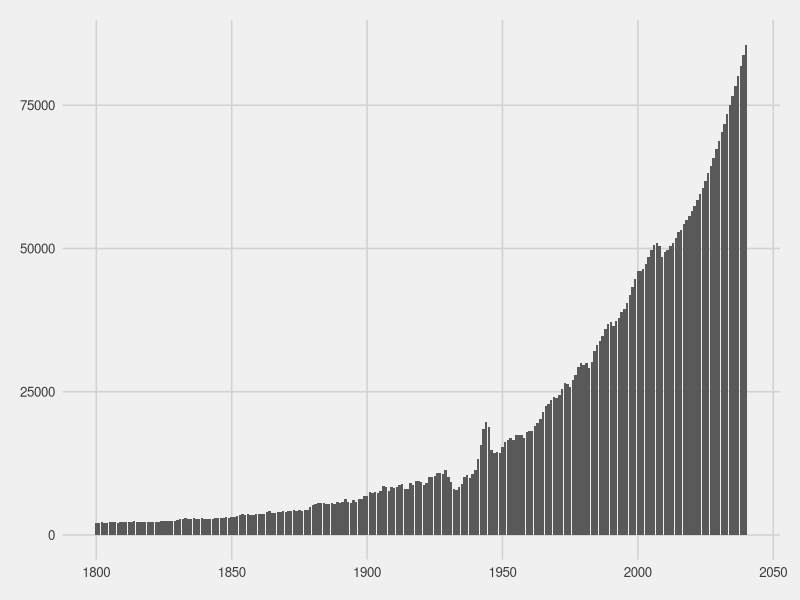
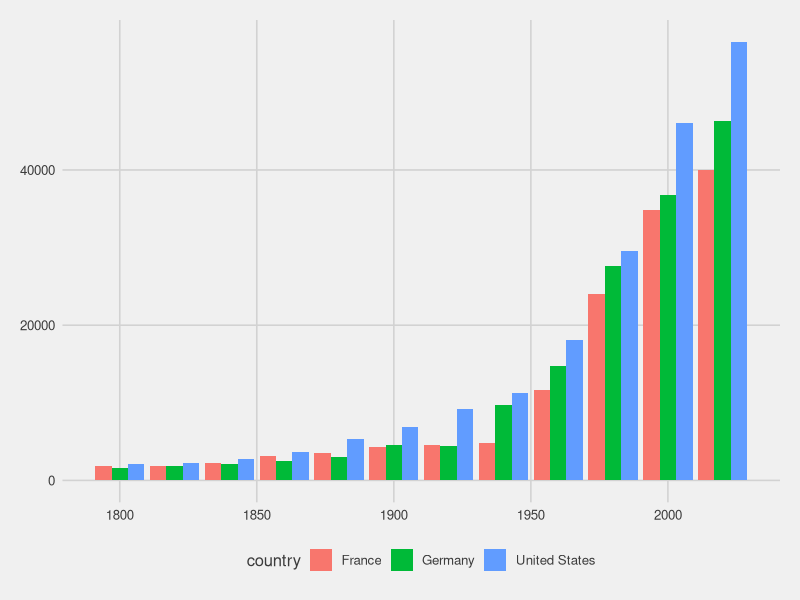
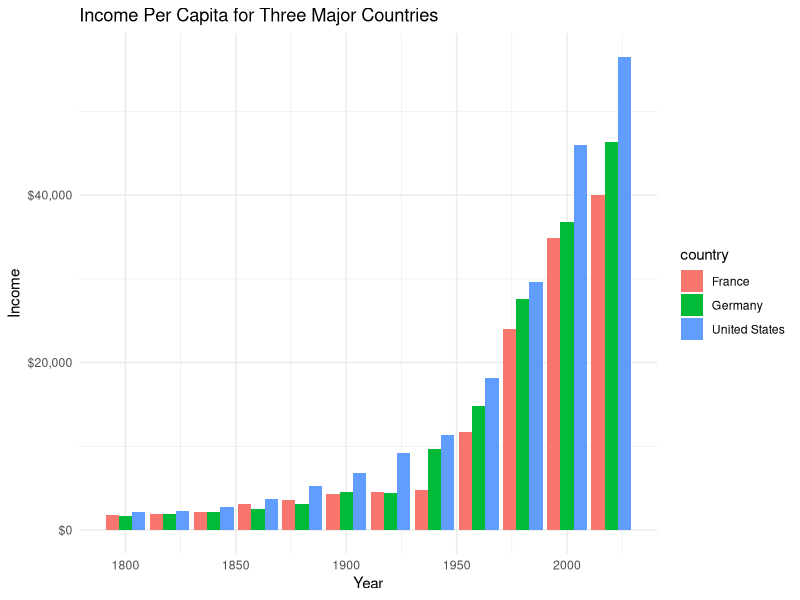
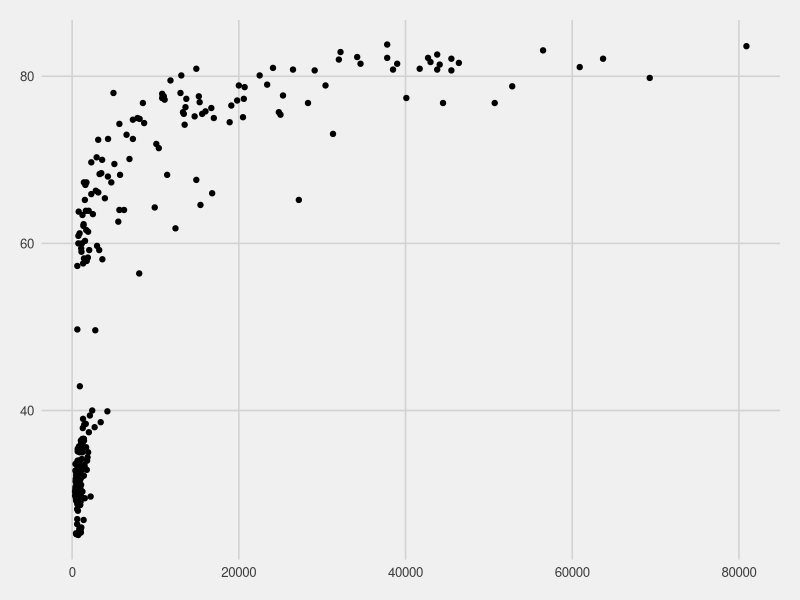
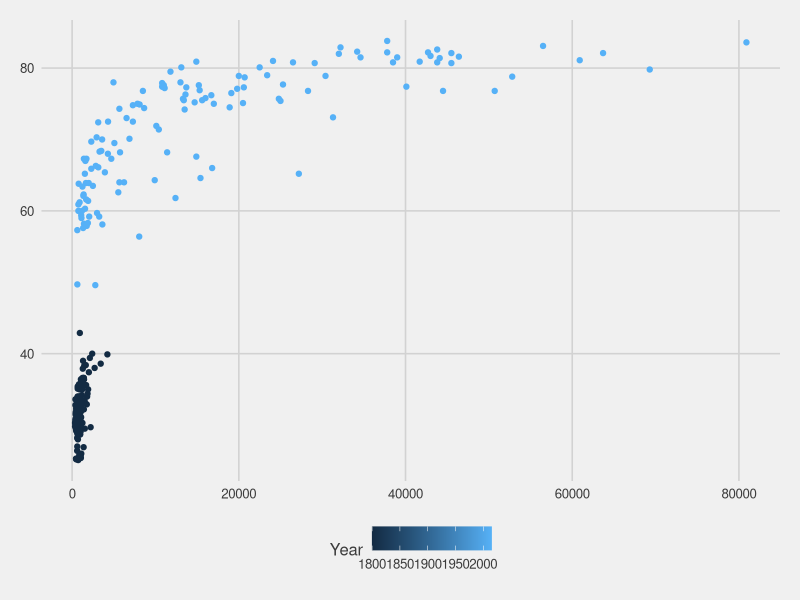
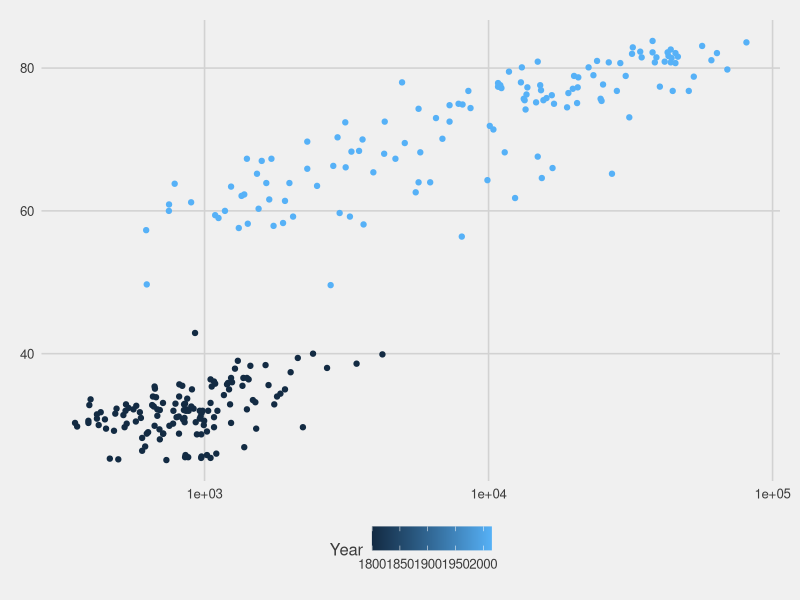
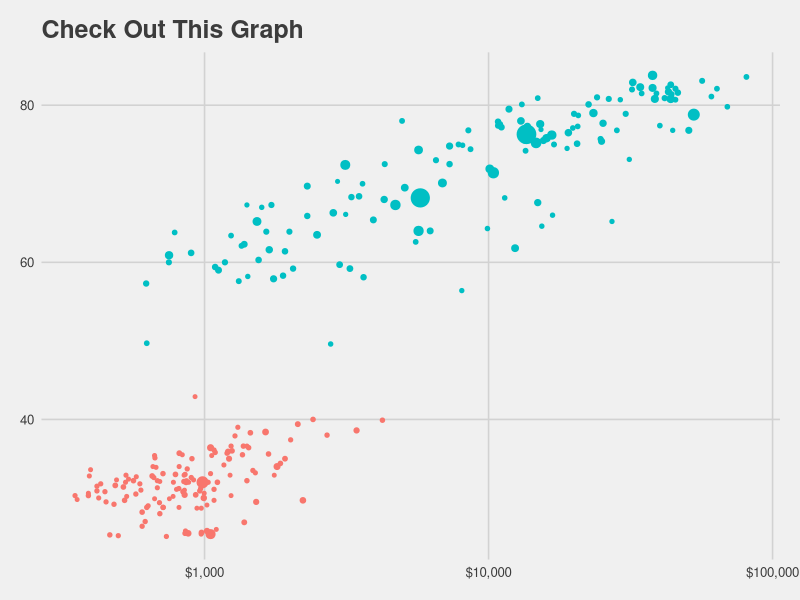
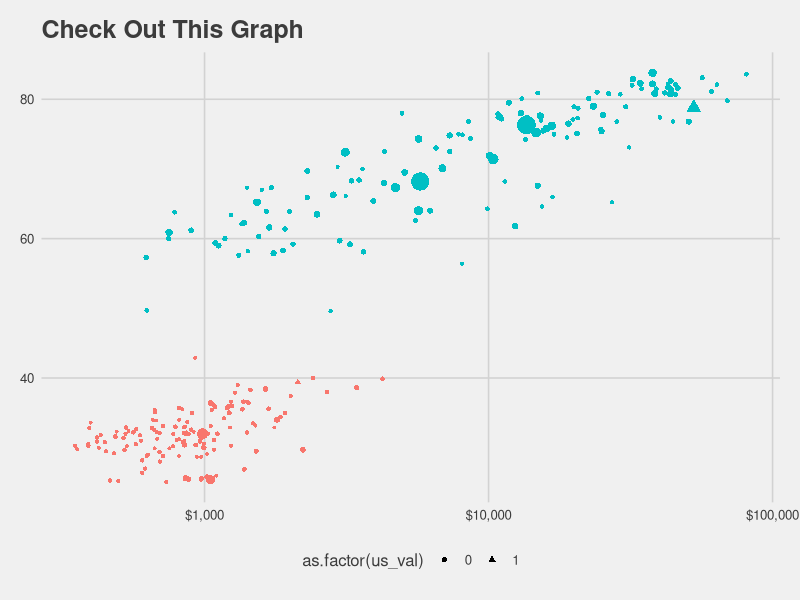

The R script that drew these images, in order:
## ---- chunk 1
knitr::opts_chunk$set(echo = TRUE,
                      warning = FALSE,
                      message = FALSE)
library(tidyverse)
library(ggthemes)
theme_set(theme_fivethirtyeight())
theme_update(panel.background = element_rect(fill = "transparent", colour = NA),
             legend.background = element_rect(fill = "transparent", colour = NA),
             legend.key = element_rect(fill = "transparent", colour = NA),
             strip.background =element_rect(fill="transparent", colour = NA))

gapminder_IncomePerCap <- read.csv("../data/income_per_person.csv")
gap <- read.csv2("../data/gapminder.csv")
## ---- chunk 2
str(gapminder_IncomePerCap)
## ---- chunk 3
# let's look at the first 4 observations with the first 5 columns
gapminder_IncomePerCap[1:4, 1:5] 
## ---- chunk 4
# install.packages("tidyverse") - I already have this installed so no need to do it here. 
# load the library as so:
library(tidyverse)

# Now, we 'pivot' our data longer
# Keep in mind, we want our years to be their own variable, 'years', and our values 'income'
# Also notice that all the years begin with "X" - we can use that to our advantage
tidy_df <- gapminder_IncomePerCap %>% 
  pivot_longer(cols = starts_with("X"), names_to = "year", values_to = "income")
## ---- chunk 5
# Normally, we wouldn't want to store the df in the same name.
tidy_df <- tidy_df %>% 
  # let's mutate the year column
  # First, remove the "X" from our years
  mutate(year = str_replace(year, pattern = "X", replacement = ""),
         # next, turn our character to numeric (technically 'double')
         year = as.numeric(year))
## ---- chunk 6
us_data <- tidy_df %>% filter(country == "United States")
## ---- chunk 7
# first, supply the data frame to ggplot()
ggplot(us_data) +
  # we want bars so... geom_bar() gives us that geometry
  # now, we want specify the y axis to be income and x is year
  # we put these in the aes() comman (for aesthetics)
  geom_bar(aes(x = year, y = income), stat = "identity")
## ---- chunk 8
top_three <- tidy_df %>% 
  # %in% is convenient function for selecting multiple matching items from a vector
  filter(country %in% c("United States", "Germany", "France"),
         year %in% c(seq.int(from = 1800, to = 2020, by = 20)))

# now we plot
ggplot(top_three) +
  # using geom_bar again
  # now we add two arguments - fill, which tells us to color the bars by country
  # position (I prefer "dodge" - the default is "stack")
  geom_bar(aes(x = year, y = income, fill = country), stat = "identity", position = "dodge")

## ---- chunk 9
# load ggthemes
library(ggthemes)
# Use the same graph
ggplot(top_three) +
  geom_bar(aes(x = year, y = income, fill = country), stat = "identity", position = "dodge") +
  # now add a theme (scroll through and pick your favorite.. I really like the minimal one)
  # these themes are specified as theme_* - try several out!
  theme_minimal() +
  # now add your labels
  labs(
    x = "Year",
    y = "Income",
    title = "Income Per Capita for Three Major Countries"
  ) +
  # there are several ways to do this.. I use the scales package
  # scales can do a lot for your axes. Check it out:
  scale_y_continuous(labels = scales::dollar)
## ---- chunk 10
str(gap)
## ---- chunk 11
gap_selected_years <- gap %>%
  filter(Year %in% c(1800, 2015))
## ---- chunk 12
ggplot(gap_selected_years) +
  geom_point(aes(x = GDP_per_capita, y = life_expectancy))

## ---- chunk 13
ggplot(gap_selected_years) + 
  geom_point(aes(x = GDP_per_capita, y = life_expectancy, color = Year))
## ---- chunk 14
ggplot(gap_selected_years) + 
  geom_point(aes(x = GDP_per_capita, y = life_expectancy, color = Year)) +
  # we can just add a scale to the x axis (there are many of these - check them out!)
  scale_x_log10()
## ---- chunk 15
ggplot(gap_selected_years) + 
  # let's add the `size` argument to our aesthetics
  geom_point(aes(x = GDP_per_capita, y = life_expectancy, color = as.factor(Year), size = population)) +
  # fix our log scale (make them dollars)
  scale_x_log10(labels = scales::dollar) +
  # let's get rid of the legends for now...
  guides(size = FALSE, color = FALSE) +
  # and add a theme
  #theme_minimal() +
  # and labels
  labs(
    y = "Life Expectancy",
    x = "GDP Per Capita",
    title = "Check Out This Graph"
  )
## ---- chunk 16
# create a new data frame with a column indicated whether the value is for US or not
gselect_us <- gap_selected_years %>% 
  mutate(us_val = ifelse(country == "United States", 1, 0))


ggplot(gselect_us) + 
  # let's add the "shape" argument to our aesthetics
  geom_point(aes(x = GDP_per_capita, y = life_expectancy, color = as.factor(Year), size = population,
                 shape = as.factor(us_val))) +
  # fix our log scale (make them dollars)
  scale_x_log10(labels = scales::dollar) +
  # let's get rid of the legends for now...
  guides(size = FALSE, color = FALSE) +
  # and add a theme
  #theme_minimal() +
  # and labels
  labs(
    y = "Life Expectancy",
    x = "GDP Per Capita",
    title = "Check Out This Graph"
  )
## ---- chunk 17
child_mort_cutoff_data <- gselect_us %>% 
  # we are really just interested in the 2015 year... 
  group_by(Year) %>% 
  # this will give a column to compare child mortality to
  mutate(avg_mort = mean(child_mortality),
         # make a comlumn getting 1 if the avg is greater or 0 if not
         compare = ifelse(child_mortality > avg_mort, 1, 0),
         # hardcoding compare to be 0 if the year is not 2015
         compare = ifelse(Year == 1800, 0, compare)) %>% 
  ungroup() %>% 
  group_by(country) %>% 
  # telling R that the country should get 1 for both dates if it was 1 for 2015
  mutate(compare = max(compare),
         compare = ifelse(compare == 1, "Above Avg. Child Mortality", "At or Under Avg. Child Mortality"))


# Now let us plot it again...
ggplot(child_mort_cutoff_data) + 
  # let's add the `shape` argument to our aesthetics
  geom_point(aes(x = GDP_per_capita, y = life_expectancy, color = as.factor(Year), size = population,
                 shape = as.factor(us_val))) +
  # fix our log scale (make them dollars)
  scale_x_log10(labels = scales::dollar) +
  # let's get rid of the legends for now...
  guides(size = FALSE, color = FALSE, shape = FALSE) +
  # and add a theme
  #theme_minimal() +
  # and labels
  labs(
    y = "Life Expectancy",
    x = "GDP Per Capita",
    title = "Change in GDP and Life Expectancy",
    subtitle = "from 1800 to 2015, separated by groups at or above average child mortality"
  ) +
  # now, we add "facets" to group the data into different panes
  # we will use our 'compare' variable for that.
  facet_grid(~compare) 
